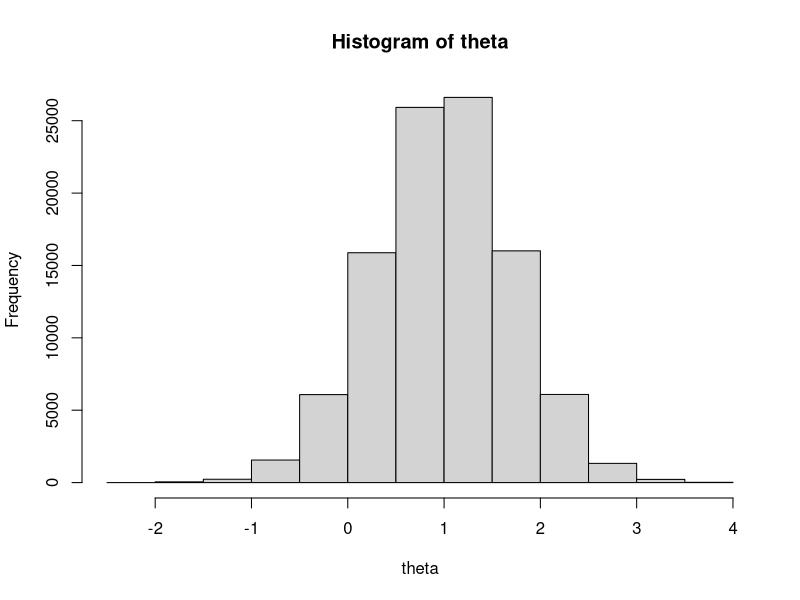

Write R code to recreate this figure. (Note: this script raises an error after producing the figure.)
## ---- chunk 1
metropolis_hastings = function(rprop, dprop, mu, theta_1 = 1, B = 10^5)
{
  theta = rep(NA, B)
  theta[1] = theta_1
  for(ii in 2:B)
  {
    theta[ii] = rprop(theta[ii-1])
    L = (mu(theta[ii])*dprop(theta[ii-1], theta[ii]))/
      (mu(theta[ii-1])*dprop(theta[ii], theta[ii-1]))
    if(runif(1) > L) theta[ii] = theta[ii-1]
  }
  theta
}
## ---- chunk 2
mu = function(theta) dnorm(theta, 0, 1)*dnorm(2, theta, 1)
rprop = function(estado_anterior) estado_anterior + rnorm(1)
dprop = function(proposta, estado_anterior) dnorm(proposta, estado_anterior, 1)
theta = metropolis_hastings(rprop, dprop, mu)
hist(theta)
## ---- chunk 3
mean(theta)
## ---- chunk 4
var(theta)
## ---- chunk 5
mean(exp(theta))
## ---- chunk 6
theta = 10
n = 10
x = rnorm(n, theta, 1)
y = matrix(, ncol = theta, nrow = 1000)
for (i in 1:1000)
{y[i,] = rnorm(theta, mean = theta, sd = 1)}

mu = function (theta) dnorm(theta, 0,1)*dnorm(y,theta, 1)
rprop = function(estado_anterior) estado_anterior + rnorm(1)
dprop = function(proposta, estado_anterior) dnorm(proposta, estado_anterior, 1)
theta = metropolis_hastings(rprop, dprop, mu)
hist(theta)
